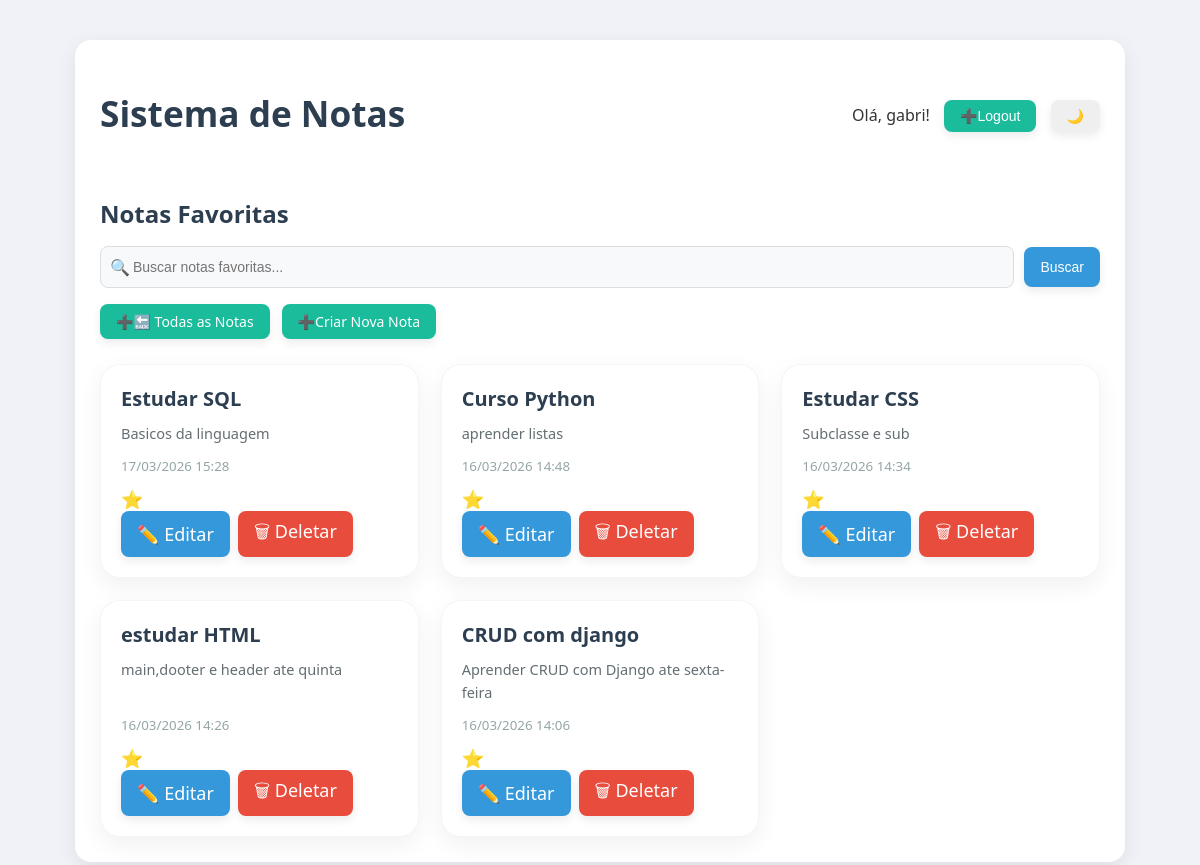
Screenshot of /favoritas/ (signed in) with the database file from the repository.
### notes/models.py (models this page shows, shortened)
class Note(models.Model):
    user = models.ForeignKey(User, on_delete=models.CASCADE)
    title = models.CharField(max_length=200)
    content = models.TextField()
    is_favorite = models.BooleanField(default=False)
    created_at = models.DateTimeField(auto_now_add=True)

### notes/views.py (the view)
# urls.py: path('favoritas/', views.favorite_notes, name='favoritas-notas'),
@login_required
def favorite_notes(request):
    notes = Note.objects.filter(user=request.user, is_favorite=True).order_by('-created_at')
    query = request.GET.get('q')
    if query:
        notes = notes.filter(title__icontains=query)
    return render(request, 'notes/favoritas-notas.html', {'notes': notes})

### notes/templates/notes/favoritas-notas.html (shortened to what this page needs)
{% extends "notes/base.html" %}
{% block content %}
<section class="notes-header">
    <h2>Notas Favoritas</h2>
    <form method="GET" class="search-form">
        <input
            type="text"
            name="q"
            placeholder="Buscar notas favoritas..."
            value="{{ request.GET.q }}"
            class="search-input"
        >
        <button type="submit" class="search-button">Buscar</button>
    </form>
    <div class="notes-actions">
        <a href="{% url 'lista-notas' %}" class="btn-create">🔙 Todas as Notas</a>
        <a href="{% url 'criar-notas' %}" class="btn-create">Criar Nova Nota</a>
    </div>
</section>
<section class="notes-list">
    {% for note in notes %}
        <article class="note-card">
            <h3>{{ note.title }}</h3>
            <p>{{ note.content }}</p>
            <small>{{ note.created_at|date:"d/m/Y H:i" }}</small>
            <a href="{% url 'favoritar-nota' note.id %}">
                {% if note.is_favorite %}⭐{% else %}☆{% endif %}
            </a>
            <div class="note-actions">
                <a href="{% url 'editar-nota' note.id %}" class="btn-edit">✏️ Editar</a>
                <a href="{% url 'deletar-nota' note.id %}"
                   onclick="return confirm('Tem certeza que deseja deletar esta nota?')"
                   class="btn-delete">🗑 Deletar</a>
            </div>
        </article>
    {% empty %}
        {% if request.GET.q %}
            <p>Nenhum resultado encontrado para "{{ request.GET.q }}"</p>
        {% else %}
            <p>Nenhuma nota favorita ainda.</p>
        {% endif %}
    {% endfor %}
</section>
{% endblock %}

### notes/templates/notes/base.html (shortened to what this page needs)
{% load static %}
<!DOCTYPE html>
<html lang="pt-BR">
<head>
    <link rel="stylesheet" href="{% static 'notes/style.css' %}">
</head>
<body>
<div class="container">
    <header class="header">
        <h1>Sistema de Notas</h1>
        <nav class="user-nav">
            {% if user.is_authenticated %}
                <span>Olá, {{ user.username }}!</span>
                <form method="post" action="{% url 'logout' %}" style="display:inline;">
                    <button type="submit" class="btn-create">Logout</button>
                </form>
            {% else %}
                <a href="{% url 'login' %}">Login</a>
            {% endif %}
            <button id="toggle-dark" style="margin-left:10px;">🌙</button>
        </nav>
    </header>
    <main class="main-content">
        {% block content %}
        {% endblock %}
    </main>
</div>
</body>
</html>

### notes/static/notes/style.css (style rules this page uses)
body { font-family: 'Segoe UI', Tahoma, Geneva, Verdana, sans-serif; background-color: #f0f2f8; margin: 0; padding: 0; color: #333; }
.container { max-width: 1000px; margin: 40px auto; background: #ffffff; padding: 25px; border-radius: 16px; box-shadow: 0 6px 20px rgba(0, 0, 0, 0.08); }
h1, h2, h3 { color: #2c3e50; }
h1 { text-align: center; margin-bottom: 30px; font-size: 2.2rem; }
button, .btn-create, .btn-edit, .btn-delete, .btn-favorite, .search-button, .search-clear, .btn-back { padding: 8px 16px; border-radius: 8px; text-decoration: none; cursor: pointer; display: inline-flex; align-items: center; justify-content: center; font-size: 14px; font-weight: 500; transition: all 0.2s ease; border: none; box-shadow: 0 4px 10px rgba(0,0,0,0.08); }
.btn-create { background-color: #1abc9c; color: #fff; }
.btn-edit { background-color: #3498db; color: #fff; }
.btn-delete { background-color: #e74c3c; color: #fff; }
.search-button { background-color: #3498db; color: #fff; }
.header { display: flex; justify-content: space-between; align-items: center; margin-bottom: 30px; }
.user-nav span { margin-right: 10px; }
.notes-header { display: flex; flex-direction: column; gap: 16px; margin-bottom: 25px; align-items: flex-start; }
.notes-header h2 { margin: 0; }
.notes-header .search-form { display: flex; align-items: center; gap: 10px; width: 100%; position: relative; }
.search-input { flex: 1; height: 40px; padding: 0 14px 0 32px; border-radius: 8px; border: 1px solid #dcdde1; font-size: 14px; transition: all 0.2s ease; background: #f8f9fb; }
.search-button, .search-clear { height: 40px; }
.notes-actions { display: flex; gap: 12px; flex-wrap: wrap; }
.search-form::before { content: "🔍"; position: absolute; left: 10px; top: 50%; transform: translateY(-50%); }
.notes-list { display: grid; grid-template-columns: repeat(3, 1fr); gap: 22px; }
.note-card { background: #ffffff; border-radius: 20px; padding: 20px; box-shadow: 0 8px 25px rgba(0,0,0,0.06); border: 1px solid rgba(0,0,0,0.04); display: flex; flex-direction: column; justify-content: space-between; transition: all 0.25s ease; position: relative; opacity: 0; animation: fadeIn 0.4s ease forwards; }
.note-card h3 { margin: 0 0 10px 0; font-size: 1.25rem; font-weight: 600; }
.note-card p { flex: 1; margin: 0 0 12px 0; line-height: 1.6; font-size: 14.5px; color: #636e72; }
.note-card small { color: #95a5a6; margin-bottom: 12px; }
.note-actions { display: flex; gap: 8px; }
.note-card a { font-size: 18px; text-decoration: none; }
.btn-create::before { content: "➕ "; }

### rows the page displays
Note: title "Estudar SQL", content "Basicos da linguagem", created_at "17/03/2026 15:28"
Note: title "Curso Python", content "aprender listas", created_at "16/03/2026 14:48"
Note: title "Estudar CSS", content "Subclasse e sub", created_at "16/03/2026 14:34"
Note: title "estudar HTML", content "main,dooter e header ate quinta", created_at "16/03/2026 14:26"
Note: title "CRUD com django", content "Aprender CRUD com Django ate sexta-feira", created_at "16/03/2026 14:06"

### other values shown
{{ user.username }} "gabri"
